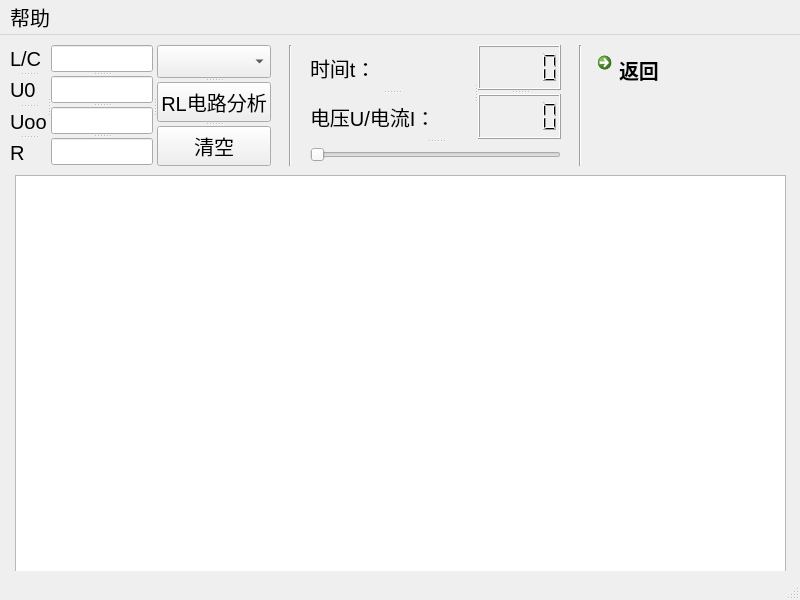
<?xml version="1.0" encoding="UTF-8"?>
<ui version="4.0">
 <class>mainWindow</class>
 <widget class="QMainWindow" name="mainWindow">
  <property name="geometry">
   <rect>
    <x>0</x>
    <y>0</y>
    <width>800</width>
    <height>600</height>
   </rect>
  </property>
  <property name="minimumSize">
   <size>
    <width>800</width>
    <height>600</height>
   </size>
  </property>
  <property name="maximumSize">
   <size>
    <width>800</width>
    <height>600</height>
   </size>
  </property>
  <property name="font">
   <font>
    <pointsize>15</pointsize>
   </font>
  </property>
  <property name="windowTitle">
   <string>MainWindow</string>
  </property>
  <widget class="QWidget" name="centralwidget">
   <widget class="QPushButton" name="one">
    <property name="geometry">
     <rect>
      <x>80</x>
      <y>260</y>
      <width>191</width>
      <height>31</height>
     </rect>
    </property>
    <property name="text">
     <string>一阶电路全响应分析</string>
    </property>
   </widget>
   <widget class="QPushButton" name="two">
    <property name="geometry">
     <rect>
      <x>490</x>
      <y>260</y>
      <width>191</width>
      <height>31</height>
     </rect>
    </property>
    <property name="text">
     <string>二阶电路全响应分析</string>
    </property>
   </widget>
   <widget class="Line" name="line">
    <property name="geometry">
     <rect>
      <x>280</x>
      <y>10</y>
      <width>20</width>
      <height>121</height>
     </rect>
    </property>
    <property name="orientation">
     <enum>Qt::Vertical</enum>
    </property>
   </widget>
   <widget class="QSplitter" name="splitter_5">
    <property name="geometry">
     <rect>
      <x>10</x>
      <y>10</y>
      <width>261</width>
      <height>121</height>
     </rect>
    </property>
    <property name="orientation">
     <enum>Qt::Horizontal</enum>
    </property>
    <widget class="QSplitter" name="splitter_3">
     <property name="orientation">
      <enum>Qt::Horizontal</enum>
     </property>
     <widget class="QSplitter" name="splitter_2">
      <property name="orientation">
       <enum>Qt::Vertical</enum>
      </property>
      <widget class="QLabel" name="label_4">
       <property name="text">
        <string>L/C</string>
       </property>
      </widget>
      <widget class="QLabel" name="label">
       <property name="font">
        <font>
         <pointsize>15</pointsize>
        </font>
       </property>
       <property name="text">
        <string>U0</string>
       </property>
      </widget>
      <widget class="QLabel" name="label_2">
       <property name="text">
        <string>Uoo</string>
       </property>
      </widget>
      <widget class="QLabel" name="label_3">
       <property name="text">
        <string>R</string>
       </property>
      </widget>
     </widget>
     <widget class="QSplitter" name="splitter">
      <property name="orientation">
       <enum>Qt::Vertical</enum>
      </property>
      <widget class="QLineEdit" name="LCin"/>
      <widget class="QLineEdit" name="U0in"/>
      <widget class="QLineEdit" name="Uooin"/>
      <widget class="QLineEdit" name="Rin"/>
     </widget>
    </widget>
    <widget class="QSplitter" name="splitter_4">
     <property name="orientation">
      <enum>Qt::Vertical</enum>
     </property>
     <widget class="QComboBox" name="LCchoose"/>
     <widget class="QPushButton" name="draw">
      <property name="text">
       <string>RL电路分析</string>
      </property>
     </widget>
     <widget class="QPushButton" name="clear">
      <property name="text">
       <string>清空</string>
      </property>
     </widget>
    </widget>
   </widget>
   <widget class="Line" name="line_2">
    <property name="geometry">
     <rect>
      <x>570</x>
      <y>10</y>
      <width>20</width>
      <height>121</height>
     </rect>
    </property>
    <property name="orientation">
     <enum>Qt::Vertical</enum>
    </property>
   </widget>
   <widget class="QCommandLinkButton" name="return_2">
    <property name="geometry">
     <rect>
      <x>590</x>
      <y>10</y>
      <width>185</width>
      <height>41</height>
     </rect>
    </property>
    <property name="text">
     <string>返回</string>
    </property>
   </widget>
   <widget class="QSplitter" name="splitter_9">
    <property name="geometry">
     <rect>
      <x>310</x>
      <y>10</y>
      <width>251</width>
      <height>121</height>
     </rect>
    </property>
    <property name="orientation">
     <enum>Qt::Vertical</enum>
    </property>
    <widget class="QSplitter" name="splitter_8">
     <property name="orientation">
      <enum>Qt::Horizontal</enum>
     </property>
     <widget class="QSplitter" name="splitter_7">
      <property name="orientation">
       <enum>Qt::Vertical</enum>
      </property>
      <widget class="QLabel" name="label_5">
       <property name="text">
        <string>时间t：</string>
       </property>
      </widget>
      <widget class="QLabel" name="label_6">
       <property name="text">
        <string>电压U/电流I：</string>
       </property>
      </widget>
     </widget>
     <widget class="QSplitter" name="splitter_6">
      <property name="orientation">
       <enum>Qt::Vertical</enum>
      </property>
      <widget class="QLCDNumber" name="showT"/>
      <widget class="QLCDNumber" name="showF"/>
     </widget>
    </widget>
    <widget class="QSlider" name="slideT">
     <property name="orientation">
      <enum>Qt::Horizontal</enum>
     </property>
    </widget>
   </widget>
   <widget class="QGraphicsView" name="graphicsView">
    <property name="geometry">
     <rect>
      <x>15</x>
      <y>140</y>
      <width>771</width>
      <height>411</height>
     </rect>
    </property>
   </widget>
  </widget>
  <widget class="QMenuBar" name="menubar">
   <property name="geometry">
    <rect>
     <x>0</x>
     <y>0</y>
     <width>800</width>
     <height>23</height>
    </rect>
   </property>
   <widget class="QMenu" name="menu">
    <property name="title">
     <string>帮助</string>
    </property>
    <addaction name="actionhelp"/>
   </widget>
   <addaction name="menu"/>
  </widget>
  <widget class="QStatusBar" name="statusbar"/>
  <action name="actionhelp">
   <property name="text">
    <string>help</string>
   </property>
  </action>
 </widget>
 <resources/>
 <connections/>
</ui>
